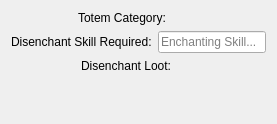
       <widget class="QWidget" name="tab_5">
        <attribute name="title">
         <string>Profession</string>
        </attribute>
        <layout class="QVBoxLayout" name="verticalLayout_4">
         <item>
          <layout class="QHBoxLayout" name="totemLayout">
           <item>
            <widget class="QLabel" name="label_53">
             <property name="maximumSize">
              <size>
               <width>120</width>
               <height>16777215</height>
              </size>
             </property>
             <property name="text">
              <string>Totem Category:</string>
             </property>
            </widget>
           </item>
          </layout>
         </item>
         <item>
          <layout class="QHBoxLayout" name="deskillLayout">
           <item>
            <widget class="QLabel" name="label_55">
             <property name="text">
              <string>Disenchant Skill Required:</string>
             </property>
            </widget>
           </item>
           <item>
            <widget class="QLineEdit" name="deskillEdit">
             <property name="placeholderText">
              <string>Enchanting Skill...</string>
             </property>
            </widget>
           </item>
          </layout>
         </item>
         <item>
          <layout class="QHBoxLayout" name="delootLayout">
           <item>
            <widget class="QLabel" name="label_57">
             <property name="maximumSize">
              <size>
               <width>115</width>
               <height>16777215</height>
              </size>
             </property>
             <property name="text">
              <string>Disenchant Loot:</string>
             </property>
            </widget>
           </item>
          </layout>
         </item>
         <item>
          <spacer name="verticalSpacer_7">
           <property name="orientation">
            <enum>Qt::Vertical</enum>
           </property>
           <property name="sizeHint" stdset="0">
            <size>
             <width>20</width>
             <height>40</height>
            </size>
           </property>
          </spacer>
         </item>
        </layout>
       </widget>
